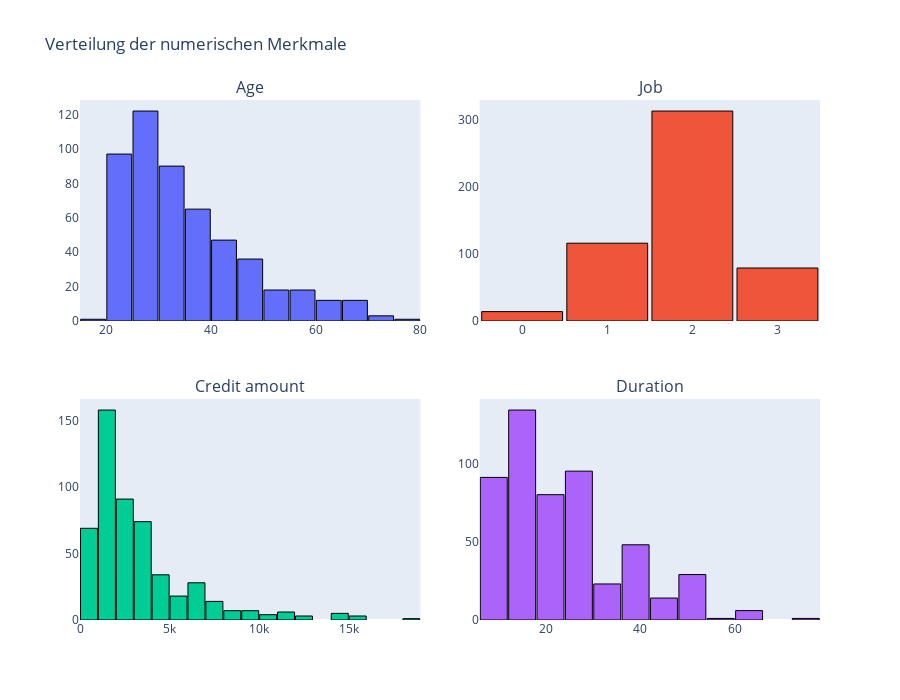

Notebook cell for this chart:
### Markdown cell above
Nachdem wir den Datensatz bereinigt haben, wollen wir uns die Verteilung der numerischen Merkmale anschauen.
Dafür zeichnen wir Histogramme:

### Code cell
import math
import plotly.graph_objects as go
from plotly.subplots import make_subplots

# 1) Numerische Spalten ermitteln:
numeric_cols = df.select_dtypes(include=["number"]).columns.tolist()

# 2) Eigene Bins je Merkmal:
bins_cfg = {
    "Age":            dict(start=15, end=80,    size=5),  
    "Credit amount":  dict(start=0,  end=20000, size=1000), 
    "Duration":       dict(start=0,  end=80,    size=6),
    "Job":            dict(start=-0.5, end=3.5, size=1),
}

# 3) Subplot-Grid abhängig von der Anzahl der numerischen Spalten:
cols_per_row = 2
rows = math.ceil(len(numeric_cols) / cols_per_row)

fig1 = make_subplots(
    rows=rows,
    cols=cols_per_row,
    subplot_titles=numeric_cols,
    horizontal_spacing=0.08,
    vertical_spacing=0.15
)

# 4) Histogramme hinzufügen:
for i, col in enumerate(numeric_cols):
    r = i // cols_per_row + 1
    c = i % cols_per_row + 1
    fig1.add_trace(
        go.Histogram(
            x=df[col],
            xbins=bins_cfg.get(col, None),
            marker_line_color="black",
            marker_line_width=1,
            name=col
        ),
        row=r, col=c
    )

# 5) Optik anpassen:
fig1.update_xaxes(showgrid=False)
fig1.update_yaxes(showgrid=False)
fig1.update_layout(
    title="Verteilung der numerischen Merkmale",
    showlegend=False,
    bargap=0.05,
    height=350 * rows 
)

fig1

### Figure 1 — Plotly figure (JSON) as saved in the notebook; plotly's stock layout.template omitted (floating-point values rounded to 4 significant figures; data arrays with more than 128 entries replaced by an {"elided": "..."} marker saying what was removed)
{"data": [{"marker": {"line": {"color": "black", "width": 1}}, "name": "Age", "type": "histogram", "x": {"elided": "522 int values"}, "xaxis": "x", "xbins": {"end": 80, "size": 5, "start": 15}, "yaxis": "y"}, {"marker": {"line": {"color": "black", "width": 1}}, "name": "Job", "type": "histogram", "x": {"elided": "522 int values"}, "xaxis": "x2", "xbins": {"end": 3.5, "size": 1, "start": -0.5}, "yaxis": "y2"}, {"marker": {"line": {"color": "black", "width": 1}}, "name": "Credit amount", "type": "histogram", "x": {"elided": "522 int values"}, "xaxis": "x3", "xbins": {"end": 20000, "size": 1000, "start": 0}, "yaxis": "y3"}, {"marker": {"line": {"color": "black", "width": 1}}, "name": "Duration", "type": "histogram", "x": {"elided": "522 int values"}, "xaxis": "x4", "xbins": {"end": 80, "size": 6, "start": 0}, "yaxis": "y4"}], "layout": {"annotations": [{"font": {"size": 16}, "showarrow": false, "text": "Age", "x": 0.23, "xanchor": "center", "xref": "paper", "y": 1, "yanchor": "bottom", "yref": "paper"}, {"font": {"size": 16}, "showarrow": false, "text": "Job", "x": 0.77, "xanchor": "center", "xref": "paper", "y": 1, "yanchor": "bottom", "yref": "paper"}, {"font": {"size": 16}, "showarrow": false, "text": "Credit amount", "x": 0.23, "xanchor": "center", "xref": "paper", "y": 0.425, "yanchor": "bottom", "yref": "paper"}, {"font": {"size": 16}, "showarrow": false, "text": "Duration", "x": 0.77, "xanchor": "center", "xref": "paper", "y": 0.425, "yanchor": "bottom", "yref": "paper"}], "bargap": 0.05, "height": 700, "showlegend": false, "title": {"text": "Verteilung der numerischen Merkmale"}, "xaxis": {"anchor": "y", "domain": [0, 0.46], "showgrid": false}, "xaxis2": {"anchor": "y2", "domain": [0.54, 1], "showgrid": false}, "xaxis3": {"anchor": "y3", "domain": [0, 0.46], "showgrid": false}, "xaxis4": {"anchor": "y4", "domain": [0.54, 1], "showgrid": false}, "yaxis": {"anchor": "x", "domain": [0.575, 1], "showgrid": false}, "yaxis2": {"anchor": "x2", "domain": [0.575, 1], "showgrid": false}, "yaxis3": {"anchor": "x3", "domain": [0, 0.425], "showgrid": false}, "yaxis4": {"anchor": "x4", "domain": [0, 0.425], "showgrid": false}}}
